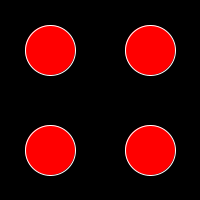
Frame 1 (no input)
Frame 60 (the mouse pressed at the canvas centre just before this capture): identical to frame 1, image omitted
Frame 120 (the mouse held since frame 60 and released just before this capture): identical to frame 1, image omitted

The Processing sketch that drew this single still picture (run headless with seeded random() and noise(); from frame 60 on, the mouse is pressed at the canvas centre):

// Processing sketch: Exercise_4_4_1
// ── Exercise_4_4_1.pde
void setup(){
  size(200,200);
  }

  void draw() {
    background(0); //Black background
    stroke(255); //Outline color white
    fill(255,0,0); //Inside of object color red
    ellipse(50,50,50,50); //Top left circle
    ellipse(150,50,50,50); //Top right circle
    ellipse(50,150,50,50); //Bottom left circle
    ellipse(150,150,50,50); //Bottom right circle
  }
